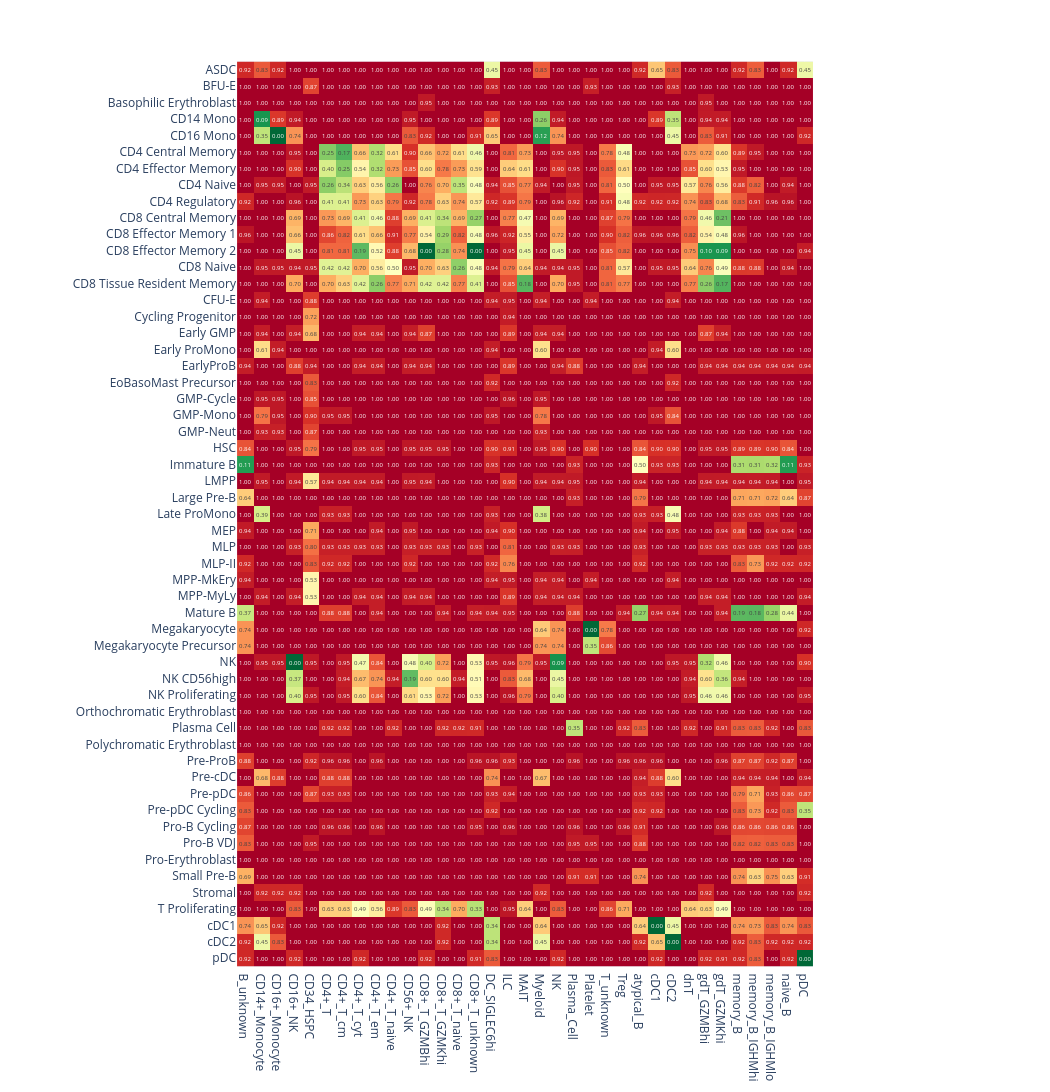

Here is the notebook cell this chart was saved with:
### Code cell
de_gene_overlap = de_gene_overlap_label_distance(
    adata_query,
    adata_ref,
    "cell_type_author",
    n_genes_adata1_ova=10,
    n_genes_adata2_ova=40,
    n_genes_adata1_ava=3,
    n_genes_adata2_ava=6,
    n_genes_adata1_max=None,
    n_genes_adata2_max=None,
    overlap_threshold_ava=0.3,
    overlap_n_genes_ava=10,
    adj_p_val_threshold=0.05,
    auroc_threshold=0.6,
    gene_filtering=True,
)
de_gene_overlap = de_gene_overlap.sort_index().sort_index(axis=1)

fig = plot_cluster_mapping(de_gene_overlap, zmin=0., zmax=1., colormap="RdYlGn_r", show=False)
fig.update_coloraxes(showscale=False)

### Figure 1 — Plotly figure (JSON) as saved in the notebook; plotly's stock layout.template omitted (floating-point values rounded to 4 significant figures; data arrays with more than 128 entries replaced by an {"elided": "..."} marker saying what was removed)
{"data": [{"coloraxis": "coloraxis", "hovertemplate": "x: %{x}<br>y: %{y}<br>color: %{z}<extra></extra>", "name": "0", "texttemplate": "%{z:.2f}", "type": "heatmap", "x": ["B_unknown", "CD14+_Monocyte", "CD16+_Monocyte", "CD16+_NK", "CD34_HSPC", "CD4+_T", "CD4+_T_cm", "CD4+_T_cyt", "CD4+_T_em", "CD4+_T_naive", "CD56+_NK", "CD8+_T_GZMBhi", "CD8+_T_GZMKhi", "CD8+_T_naive", "CD8+_T_unknown", "DC_SIGLEC6hi", "ILC", "MAIT", "Myeloid", "NK", "Plasma_Cell", "Platelet", "T_unknown", "Treg", "atypical_B", "cDC1", "cDC2", "dnT", "gdT_GZMBhi", "gdT_GZMKhi", "memory_B", "memory_B_IGHMhi", "memory_B_IGHMlo", "naive_B", "pDC"], "xaxis": "x", "y": ["ASDC", "BFU-E", "Basophilic Erythroblast", "CD14 Mono", "CD16 Mono", "CD4 Central Memory", "CD4 Effector Memory", "CD4 Naive", "CD4 Regulatory", "CD8 Central Memory", "CD8 Effector Memory 1", "CD8 Effector Memory 2", "CD8 Naive", "CD8 Tissue Resident Memory", "CFU-E", "Cycling Progenitor", "Early GMP", "Early ProMono", "EarlyProB", "EoBasoMast Precursor", "GMP-Cycle", "GMP-Mono", "GMP-Neut", "HSC", "Immature B", "LMPP", "Large Pre-B", "Late ProMono", "MEP", "MLP", "MLP-II", "MPP-MkEry", "MPP-MyLy", "Mature B", "Megakaryocyte", "Megakaryocyte Precursor", "NK", "NK CD56high", "NK Proliferating", "Orthochromatic Erythroblast", "Plasma Cell", "Polychromatic Erythroblast", "Pre-ProB", "Pre-cDC", "Pre-pDC", "Pre-pDC Cycling", "Pro-B Cycling", "Pro-B VDJ", "Pro-Erythroblast", "Small Pre-B", "Stromal", "T Proliferating", "cDC1", "cDC2", "pDC"], "yaxis": "y", "z": {"elided": "55x35 float values"}}], "layout": {"autosize": false, "coloraxis": {"cmax": 1, "cmin": 0, "colorscale": [[0, "rgb(0,104,55)"], [0.1, "rgb(26,152,80)"], [0.2, "rgb(102,189,99)"], [0.3, "rgb(166,217,106)"], [0.4, "rgb(217,239,139)"], [0.5, "rgb(255,255,191)"], [0.6, "rgb(254,224,139)"], [0.7, "rgb(253,174,97)"], [0.8, "rgb(244,109,67)"], [0.9, "rgb(215,48,39)"], [1, "rgb(165,0,38)"]], "showscale": false}, "height": 1375, "margin": {"t": 60}, "width": 1050, "xaxis": {"anchor": "y", "autorange": true, "constrain": "domain", "domain": [0.03954, 0.9605], "range": [-0.5, 34.5], "scaleanchor": "y", "type": "category"}, "yaxis": {"anchor": "x", "autorange": true, "constrain": "domain", "domain": [0, 1], "range": [54.5, -0.5], "type": "category"}}}
